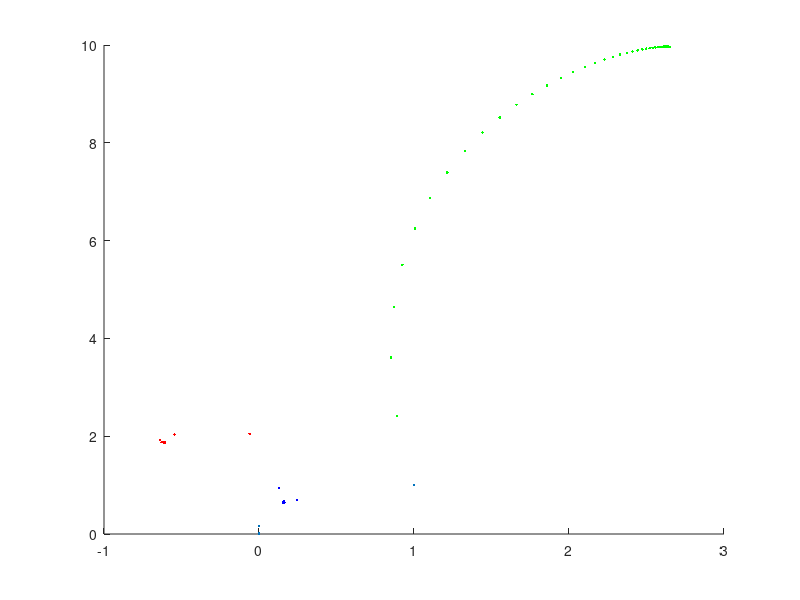

Here is the MATLAB script that generated this plot:
x=[1; 1];
A1=[0.85 0.04; -0.04 0.85];
b1=[0 ;1.6];
A2=[0.20 -0.26; 0.23 0.22];
b2=[0 ;1.6];
A3=[-0.15 0.28; 0.26 0.24];
b3=[0 ;0.44];
A4=[0 0;0 0.16];
b4=[0;0];

S1(:,1)=x;
S2(:,1)=x;
S3(:,1)=x;
S4(:,1)=x;
for i=2:50
	S1(:,i)=A1*(S1(:,i-1))+b1;
	S2(:,i)=A2*(S2(:,i-1))+b2;
	S3(:,i)=A3*(S3(:,i-1))+b3;
	S4(:,i)=A4*(S4(:,i-1))+b4;
end

hold on
plot(S1(1,:),S1(2,:),'g.')
plot(S2(1,:),S2(2,:),'r.')
plot(S3(1,:),S3(2,:),'b.')
plot(S4(1,:),S4(2,:),'p.')
